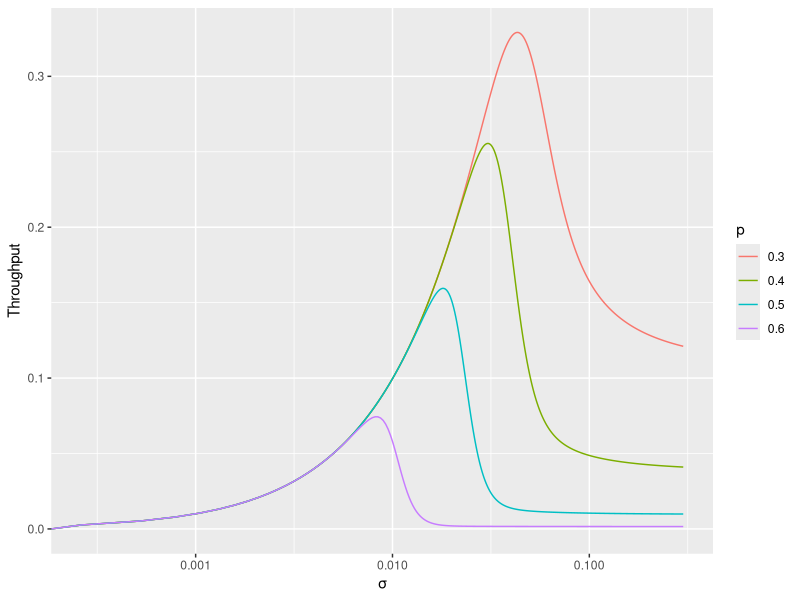
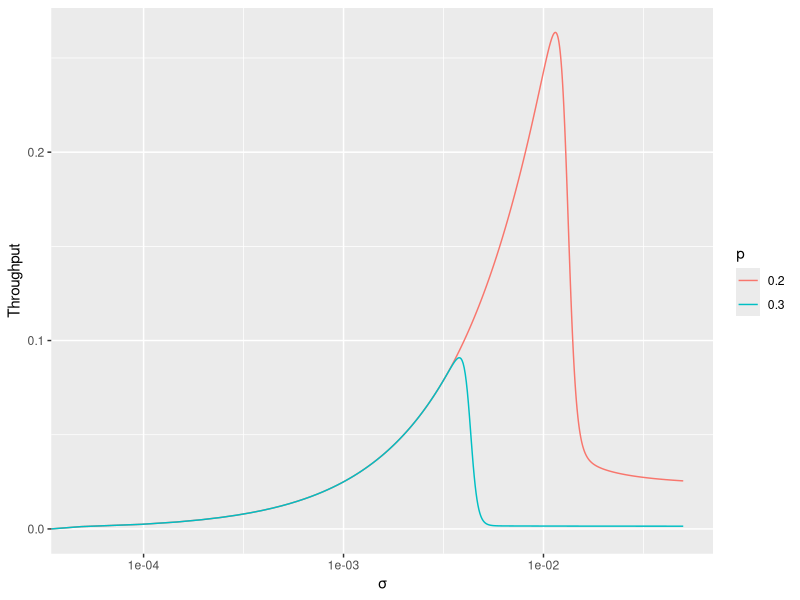

Generate these figures, in order, with R:
require(ggplot2)
require(pracma)

aloha_theoretical <- function(n, prob_backlogged, prob_thinking) {
  mat <- matrix(ncol = n + 1, nrow = n + 1)

  for (i in 0:n) {
    for (j in 0:n) {
      if (j < i - 1) mat[i + 1, j + 1] <- 0
      if (j == i - 1) {
        mat[i + 1, j + 1] <- i * prob_backlogged * (1 - prob_backlogged)^(i - 1) * (1 - prob_thinking)^(n - i)
      }
      if (j == i) {
        mat[i + 1, j + 1] <- (1 - prob_thinking)^(n - i) *
          (1 - i * prob_backlogged * (1 - prob_backlogged)^(i - 1)) +
          (n - i) * prob_thinking * (1 - prob_thinking)^(n - i - 1) * (1 - prob_backlogged)^i
      }
      if (j == i + 1) {
        mat[i + 1, j + 1] <- (n - i) * prob_thinking * (1 - prob_thinking)^(n - i - 1) * (1 - (1 - prob_backlogged)^i)
      }
      if (j > i + 1) mat[i + 1, j + 1] <- choose(n - i, j - i) * prob_thinking^(j - i) * (1 - prob_thinking)^(n - j)
    }
  }

  e <- matrix(rep(1, len = (n + 1)^2), nrow = n + 1)
  i <- diag(n + 1)
  e <- c(rep(1, n + 1))

  pi_vec <- e %*% solve(mat + e - i)

  cth <- vector(length = n + 1)
  for (i in 0:n) {
    cth[i + 1] <- (1 - prob_backlogged)^i * (n - i) * prob_thinking * (1 - prob_thinking)^(n - i - 1) +
      i * prob_backlogged * (1 - prob_backlogged)^(i - 1) * (1 - prob_thinking)^(n - i)
  }

  throughput_theoretical <- sum(pi_vec * cth)

  return(throughput_theoretical)
}

create_graph <- function(slots_len, probs_thinking, probs_backlogged, output_file) {
  throughput <- lapply(probs_backlogged, function(prob_backlogged) {
    sapply(probs_thinking, function(prob_thinking) aloha_theoretical(slots_len, prob_backlogged, prob_thinking))
  })
  prob_names <- lapply(probs_backlogged, function(prob) rep(as.character(prob), length(probs_thinking)))

  throughput_data <- data.frame(
    x = probs_thinking,
    y = unlist(throughput),
    p = unlist(prob_names)
  )
  plot <- ggplot(throughput_data) +
    geom_line(aes(.data$x, .data$y, color = .data$p)) +
    scale_x_log10() +
    xlab("σ") +
    ylab("Throughput")

  ggsave(plot, file = output_file, device = "svg")
}

set.seed(0)
pdf(NULL)
create_graph(10, logseq(1, 1.3, 1000) - 1, c(0.3, 0.4, 0.5, 0.6), "output/3a-aloha10.svg")
create_graph(25, logseq(1, 1.05, 1000) - 1, c(0.2, 0.3), "output/3a-aloha25.svg")
